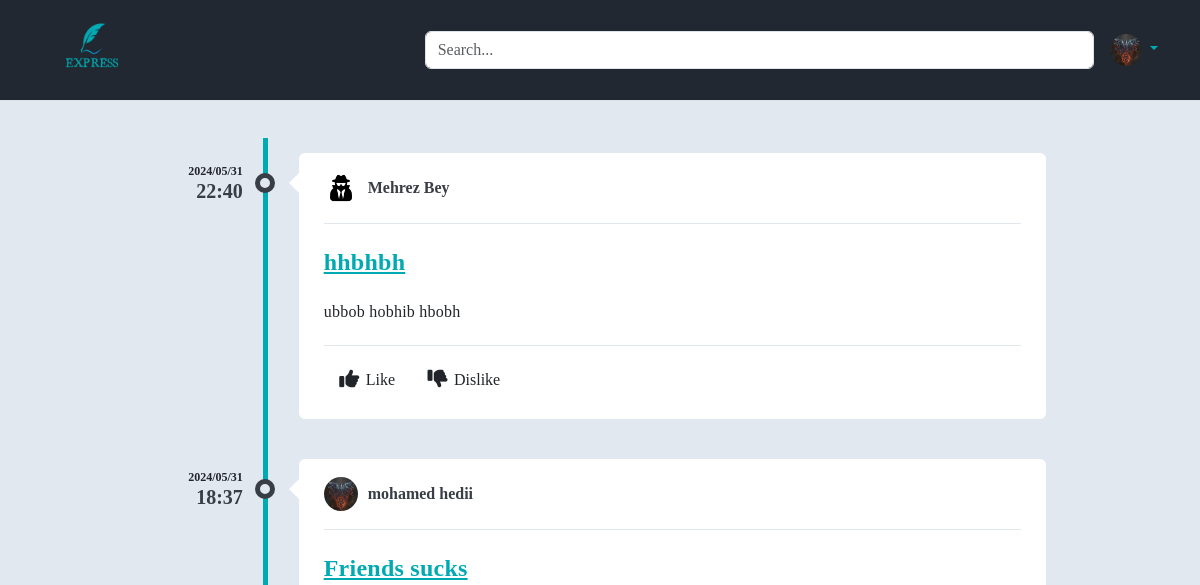
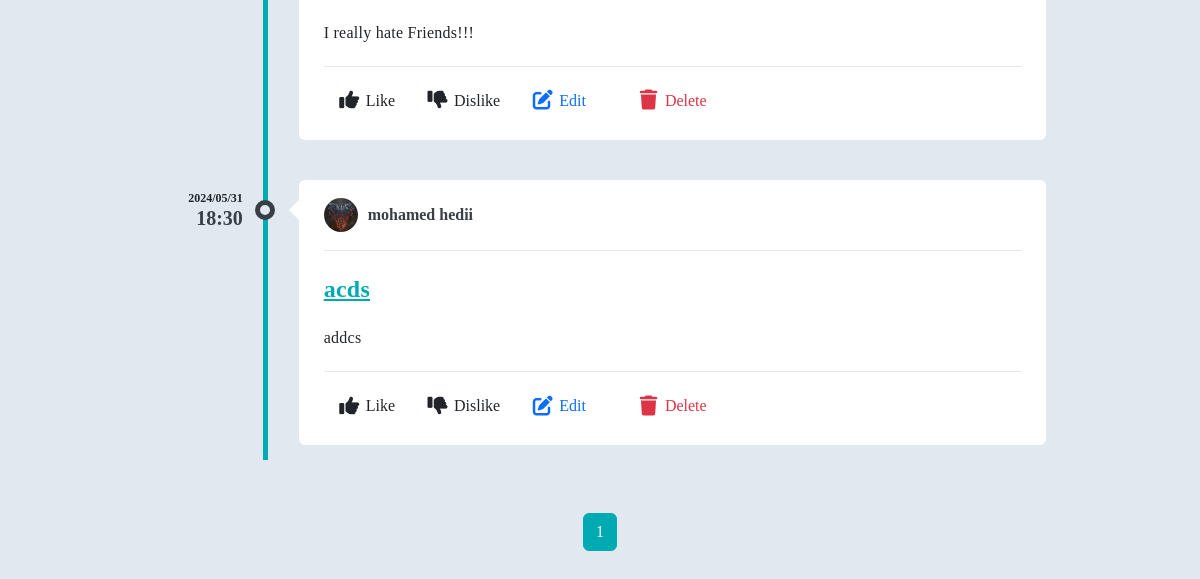
Page /home (signed in) on the earlier database version (2 pictures, top to bottom).
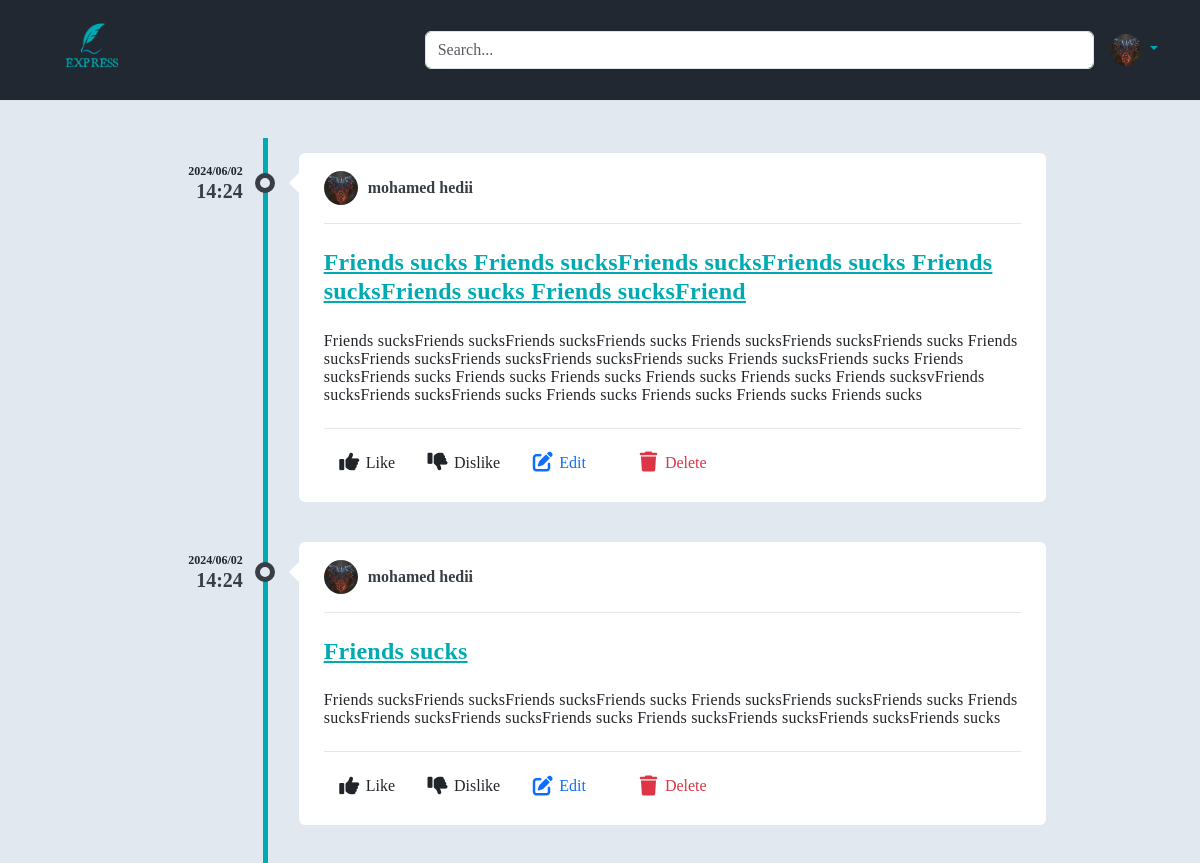
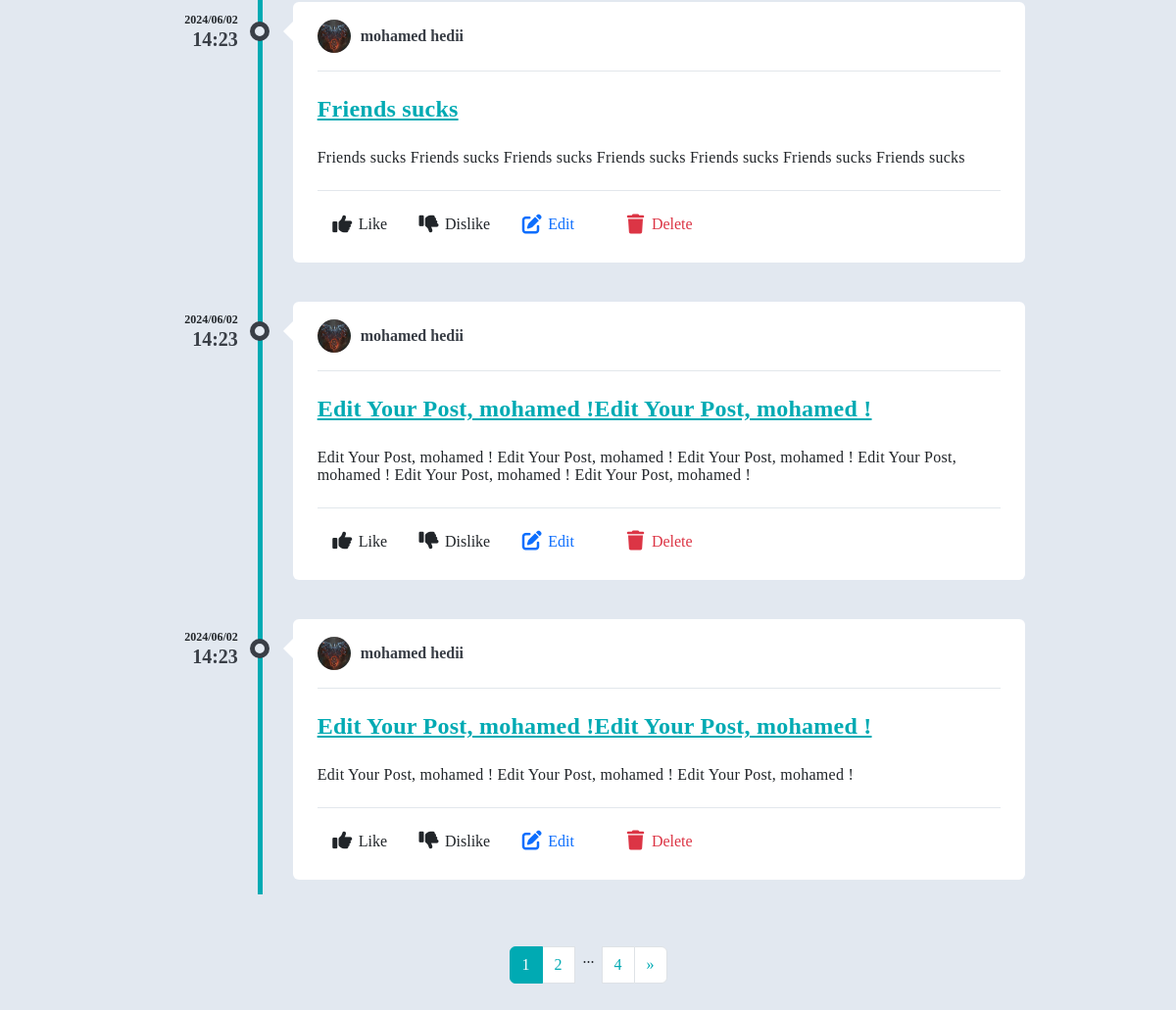
Same page on the later database version (2 pictures, top to bottom).
### express/models.py (models this page shows, shortened)
@dataclass
class Post(db.Model):
    id:int= field(init=False, repr=False)
    title:str
    date_posted:date = field(init=False)
    content:str = field(repr=False)
    user_id:int = field(repr=False)
    id = db.Column(db.Integer, primary_key=True)
    title = db.Column(db.String(100), nullable=False)
    date_posted = db.Column(db.DateTime, nullable=False, default=datetime.utcnow)
    content = db.Column(db.Text, nullable=False)
    user_id = db.Column(db.Integer, db.ForeignKey('user.id'), nullable=False)

@dataclass
class User(db.Model,UserMixin):
    __table_name__= "user"
    id:int= field(init=False, repr=False)
    firstname:str
    lastname:str
    email:str
    image_file:str
    password:str =  field(repr=False)
    birthday:date
    id = db.Column(db.Integer, primary_key=True)
    firstname = db.Column(db.String(20),  nullable=False)
    lastname = db.Column(db.String(20), nullable=False)
    email = db.Column(db.String(120), unique=True, nullable=False)
    image_file = db.Column(db.String(20), nullable=False, default='default.jpg')
    password = db.Column(db.String(60), nullable=False)
    birthday = db.Column(db.DateTime , nullable = True)
    posts = db.relationship('Post', backref='author', lazy=True)

### express/routes.py (the view)
@app.route("/")
@app.route("/home")
def home():
    if(current_user.is_authenticated):
        image = url_for('static',filename='images/profile_pictures/'+ current_user.image_file)
        page = request.args.get('page',default = 1,type = int)
        posts = Post.query.order_by(Post.date_posted.desc()).paginate(page=page,per_page = 5)
        return render_template('home.html' , title="Home", image = image, posts = posts)
    else :
        return render_template("welcome_page.html")

### express/models.py (called while the page is built)
@login_manager.user_loader
def load_user(user_id):
    return User.query.get(int(user_id))

### express/templates/home.html (shortened to what this page needs)
{% extends "header.html" %}
{% block head_afterheader %}
<link rel="stylesheet" href="{{url_for('static',filename='styles/home_style.css')}}">
{% endblock head_afterheader%}
{% block afterheader %}
<div class="container">
    <div class="row">
        <div class="col-md-12">
            <div id="content" class="content content-full-width">
                <div class="profile-content">
                    <div class="tab-content">
                            <ul class="timeline">
                                {% for post in posts.items %}
                                <li>
                                    <div class="timeline-time">
                                        <span class="date">{{post.date_posted.strftime('%Y/%m/%d') }}</span>
                                        <span class="time">{{post.date_posted.strftime('%H:%M') }}</span>
                                    </div>
                                    <div class="timeline-icon">
                                        <span href="">&nbsp;</span>
                                    </div>
                                    <div class="timeline-body">
                                        <a class="timeline-header" href="">
                                            <span class="userimage rounded-circle "><img src="{{url_for('static',filename='images/profile_pictures/'+post.author.image_file)}}" alt="user image"></span>
                                            <span class="username">{{post.author.firstname}} {{post.author.lastname}}</span>
                                        </a>
                                        <div class="timeline-content my-4">
                                            <h4 class="template-title fw-bold" style="color: var(--main-light-color); text-decoration: underline;">
                                                {{post.title}}
                                            </h4>
                                            <br>
                                            <p>{{post.content}}</p>
                                        </div>
                                        <div class="timeline-footer">
                                            <button type="button" class="btn" ><i class="fa fa-thumbs-up fa-fw fa-lg "></i> Like</button>
                                            <button type="button" class="btn" ><i class="fa fa-thumbs-down fa-fw fa-lg "></i> Dislike</button>
                                            {% if current_user == post.author %}
                                                <a type="button" class="btn text-primary" href="{{url_for('edit_post',post_id = post.id)}}" ><i class="fa fa-edit fa-fw fa-lg "></i> Edit</a>
                                                <button type="button" class="btn text-danger" data-bs-toggle="modal" data-bs-target="#deleteModal" ><i class="fa fa-trash fa-fw fa-lg "></i> Delete </button>
                                            {% endif%}
                                        </div>
                                    </div>
                                </li>
                                {% endfor %}
                            </ul>
                    </div>
                    <nav aria-label="Page navigation example my-5" class="d-flex justify-content-center mt-5 mb-3 posts-pagination">
                        <ul class="pagination">
                            {% for page_number in posts.iter_pages(left_edge=1, right_edge=1, left_current=1, right_current=2) %}
                                {% if page_number %}
                                    {% if page_number == posts.page %}
                                        <li class="page-item active "><a class="page-link" href="{{url_for('home', page=page_number)}}">{{page_number}}</a></li>
                                    {% else %}
                                        <li class="page-item"><a class="page-link" href="{{url_for('home', page=page_number)}}">{{page_number}}</a></li>
                                    {% endif%}
                                {% else %}
                                    <span class="d-inline-block mx-2">...</span>
                                {% endif%}
                            {% endfor%}
                            {% if posts.page < posts.pages %}
                            <li class="page-item">
                                <a class="page-link" href="{{url_for('home', page=posts.page+1)}}" aria-label="Next">
                                <span aria-hidden="true">&raquo;</span>
                                </a>
                            </li>
                            {% endif%}
                        </ul>
                    </nav>
                </div>
            </div>
        </div>
    </div>
</div>
{% endblock afterheader%}

### express/templates/header.html (shortened to what this page needs)
{% extends "layout.html" %}
{% block headblock%}
<link rel="stylesheet" href="{{url_for('static',filename='styles/header_style.css')}}">
  {% block head_afterheader %}
  {% endblock head_afterheader%}
{% endblock headblock%}
{% block bodyblock%}
<header class="mb-3 border-bottom">
    <div class="container d-grid gap-3 align-items-center" style="grid-template-columns: 1fr 2fr;">
        <a href="{{url_for('home')}}" class="d-flex align-items-center text-white text-decoration-none" style="width: 100px;">
            <img src="{{url_for('static',filename='images/logo.png')}}" alt="Express Logo" width="100px">
        </a>
      <div class="d-flex align-items-center">
        <form class="w-100 me-3" role="search">
          <input type="search" class="form-control" placeholder="Search..." aria-label="Search">
        </form>
        <div class="flex-shrink-0 dropdown">
          <a href="#" class="d-block link-body-emphasis text-decoration-none dropdown-toggle" data-bs-toggle="dropdown" aria-expanded="false">
            <img src="{{image}}" alt="mdo" width="32" height="32" class="rounded-circle">
          </a>
        </div>
      </div>
    </div>
  </header>
{% block afterheader %}
{% endblock afterheader%}
{% endblock bodyblock%}

### express/templates/layout.html (shortened to what this page needs)
<!DOCTYPE html>
<html lang="en">
<head>
    <link rel="stylesheet" href="{{url_for('static',filename='styles/normalize.css')}}">
    <link href="https://cdn.jsdelivr.net/npm/bootstrap@5.3.2/dist/css/bootstrap.min.css" rel="stylesheet">
    <link rel="stylesheet" href="{{url_for('static',filename='styles/main_style.css')}}">
    <link rel="stylesheet" href="https://cdnjs.cloudflare.com/ajax/libs/font-awesome/6.0.0-beta3/css/all.min.css">
    {% block headblock %}
    {% endblock headblock %}
    </head>
<body>
    {% block bodyblock %}
    {% endblock bodyblock%}
</body>
</html>

### express/static/styles/main_style.css (style rules this page uses)
:root { --main-dark-color:#222831; --sec-dark-color:#393E46; --main-light-color:#00aab3; --sec-light-color:#EEEEEE; --main-transition:0.3s; --main-background-light-color : #e2e8f0; }
* { box-sizing: border-box; margin: 0px; scroll-behavior: smooth; font-family:cursive; overflow-wrap: break-word; }

### express/static/styles/header_style.css (style rules this page uses)
header { background-color: var(--main-dark-color); position: sticky; top: 0; right: 0; z-index: 99; }
.dropdown-toggle::after { border-top-color: var(--main-light-color); }

### express/static/styles/home_style.css (style rules this page uses)
body { background:var(--main-background-light-color); }
.timeline { list-style-type: none; margin: 0; padding: 0; position: relative }
.timeline:before { content: ''; position: absolute; top: 5px; bottom: 5px; width: 5px; background: var(--main-light-color); left: 20%; margin-left: -2.5px }
.timeline>li { position: relative; min-height: 50px; padding: 20px 0 }
.timeline .timeline-time { position: absolute; left: 0; width: 18%; text-align: right; top: 30px }
.timeline .timeline-time .date, .timeline .timeline-time .time { display: block; font-weight: 600 }
.timeline .timeline-time .date { line-height: 16px; font-size: 12px }
.timeline .timeline-time .time { line-height: 24px; font-size: 20px; color: var(--sec-dark-color) }
.timeline .timeline-icon { left: 15%; position: absolute; width: 10%; text-align: center; top: 40px }
.timeline .timeline-icon span { width: 20px; height: 20px; display: inline-block; border-radius: 50%; background-color: var(--main-background-light-color); border: 5px solid var(--sec-dark-color); }
.timeline .timeline-body { margin-left: 23%; margin-right: 10%; background-color: #fff; position: relative; padding: 20px 25px; border-radius: 6px }
.timeline .timeline-body:before { content: ''; display: block; position: absolute; border: 10px solid transparent; border-right-color: #fff; left: -20px; top: 20px }
.timeline .timeline-body>div+div { margin-top: 15px }
.timeline-header { padding-bottom: 20px; border-bottom: 1px solid #e2e7eb; text-decoration: none; display: flex; align-items: center; }
.timeline-header .userimage { float: left; width: 34px; height: 34px; overflow: hidden; margin: -2px 10px -2px 0 }
.timeline img { max-width: 100%; height: 100%; display: block }
.timeline-header .username { font-size: 16px; font-weight: 600 }
.timeline-header .username { color: var(--sec-dark-color) }
.timeline-content { letter-spacing: .25px; line-height: 18px; }
.timeline-footer { background: #fff; border-top: 1px solid #e2e7ec; padding-top: 15px }
.timeline-footer a { display: inline-block; margin-right: 20px; }
.posts-pagination .active>.page-link, .page-link.active { background-color: var(--main-light-color); border-color:var(--main-light-color); color: white; }
.posts-pagination .page-link { color: var(--main-light-color); }

Differences in the rows shown:
no longer on this page (row edited): Post: date_posted "2024/05/31", date_posted "22:40", image_file (placeholder picture), author.firstname "Mehrez", author.lastname "Bey", title "hhbhbh", content "ubbob hobhib hbobh"
no longer on this page (row unchanged): Post: date_posted "2024/05/31", date_posted "18:37", image_file (picture), author.firstname "mohamed", author.lastname "hedii", title "Friends sucks", content "I really hate Friends!!!"
no longer on this page (row unchanged): Post: date_posted "2024/05/31", date_posted "18:30", image_file (picture), author.firstname "mohamed", author.lastname "hedii", title "acds", content "addcs"
added Post: date_posted "2024/06/02", date_posted "14:24", image_file (picture), author.firstname "mohamed", author.lastname "hedii", title "Friends sucks Friends sucksFriends sucksFriends sucks Friends sucksFriends sucks Friends sucksFriend", content "Friends sucksFriends sucksFriends sucksFriends sucks Friends sucksFriends sucksFriends sucks Friends sucksFriends sucksFriends sucksFriends sucksFriends sucks Friends sucksFriends sucks Friends sucksFriends sucks Friends sucks Friends sucks Friends sucks Friends sucks Friends sucksvFriends sucksFriends sucksFriends sucks Friends sucks Friends sucks Friends sucks Friends sucks"
added Post: date_posted "2024/06/02", date_posted "14:24", image_file (picture), author.firstname "mohamed", author.lastname "hedii", title "Friends sucks", content "Friends sucksFriends sucksFriends sucksFriends sucks Friends sucksFriends sucksFriends sucks Friends sucksFriends sucksFriends sucksFriends sucks Friends sucksFriends sucksFriends sucksFriends sucks"
added Post: date_posted "2024/06/02", date_posted "14:23", image_file (picture), author.firstname "mohamed", author.lastname "hedii", title "Friends sucks", content "Friends sucks Friends sucks Friends sucks Friends sucks Friends sucks Friends sucks Friends sucks"
added Post: date_posted "2024/06/02", date_posted "14:23", image_file (picture), author.firstname "mohamed", author.lastname "hedii", title "Edit Your Post, mohamed !Edit Your Post, mohamed !", content "Edit Your Post, mohamed ! Edit Your Post, mohamed ! Edit Your Post, mohamed ! Edit Your Post, mohamed ! Edit Your Post, mohamed ! Edit Your Post, mohamed !"
added Post: date_posted "2024/06/02", date_posted "14:23", image_file (picture), author.firstname "mohamed", author.lastname "hedii", title "Edit Your Post, mohamed !Edit Your Post, mohamed !", content "Edit Your Post, mohamed ! Edit Your Post, mohamed ! Edit Your Post, mohamed !"
Other differences:
new list line: "2"
new list line: "4"
